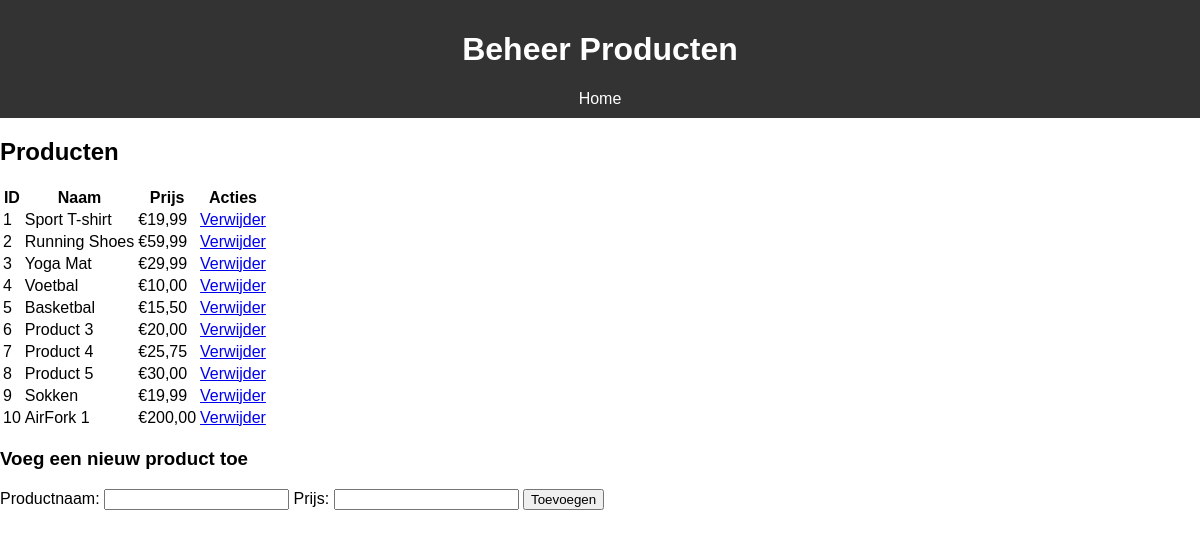
Screenshot of /Admin/beheer_producten.php with the database file from the repository.
### tables this page shows
CREATE TABLE `products` (
  `id` int(11) NOT NULL,
  `name` varchar(255) NOT NULL,
  `price` decimal(10,2) NOT NULL,
  `description` text,
  `image` varchar(255) DEFAULT NULL
);

### Admin/beheer_producten.php (the view, shortened to what this page needs)
<?php
include 'Include/db.php';
$stmt = $conn->prepare("SELECT * FROM products");
$stmt->execute();
$products = $stmt->fetchAll(PDO::FETCH_ASSOC);
?>
<!DOCTYPE html>
<html lang="nl">
<head>
    <link rel="stylesheet" href="../style.css">
</head>
<body>
<header>
    <h1>Beheer Producten</h1>
    <nav>
        <a href="../index.php">Home</a>
    </nav>
</header>
<section class="product-management">
    <h2>Producten</h2>
    <table>
        <thead>
            <tr>
                <th>ID</th>
                <th>Naam</th>
                <th>Prijs</th>
                <th>Acties</th>
            </tr>
        </thead>
        <tbody>
            <?php foreach ($products as $product): ?>
                <tr>
                    <td><?php echo htmlspecialchars($product['id']); ?></td>
                    <td><?php echo htmlspecialchars($product['name']); ?></td>
                    <td>€<?php echo number_format($product['price'], 2, ',', '.'); ?></td>
                    <td>
                        <a href="beheer_producten.php?action=delete&id=<?php echo $product['id']; ?>" onclick="return confirm('Weet je zeker dat je dit product wilt verwijderen?');">Verwijder</a>
                    </td>
                </tr>
            <?php endforeach; ?>
        </tbody>
    </table>
    <h3>Voeg een nieuw product toe</h3>
    <form method="POST" action="beheer_producten.php">
        <label for="name">Productnaam:</label>
        <input type="text" id="name" name="name" required>
        <label for="price">Prijs:</label>
        <input type="number" id="price" name="price" step="0.01" required>
        <button type="submit" name="add_product">Toevoegen</button>
    </form>
</section>
</body>
</html>

### style.css (style rules this page uses)
body { font-family: Arial, sans-serif; margin: 0; padding: 0; }
header { background-color: #333; color: white; padding: 10px 0; text-align: center; }
nav a { color: white; margin: 0 15px; text-decoration: none; }

### rows the page displays
products: id "1", name "Sport T-shirt", price "19,99"
products: id "2", name "Running Shoes", price "59,99"
products: id "3", name "Yoga Mat", price "29,99"
products: id "4", name "Voetbal", price "10,00"
products: id "5", name "Basketbal", price "15,50"
products: id "6", name "Product 3", price "20,00"
products: id "7", name "Product 4", price "25,75"
products: id "8", name "Product 5", price "30,00"
products: id "9", name "Sokken", price "19,99"
products: id "10", name "AirFork 1", price "200,00"
